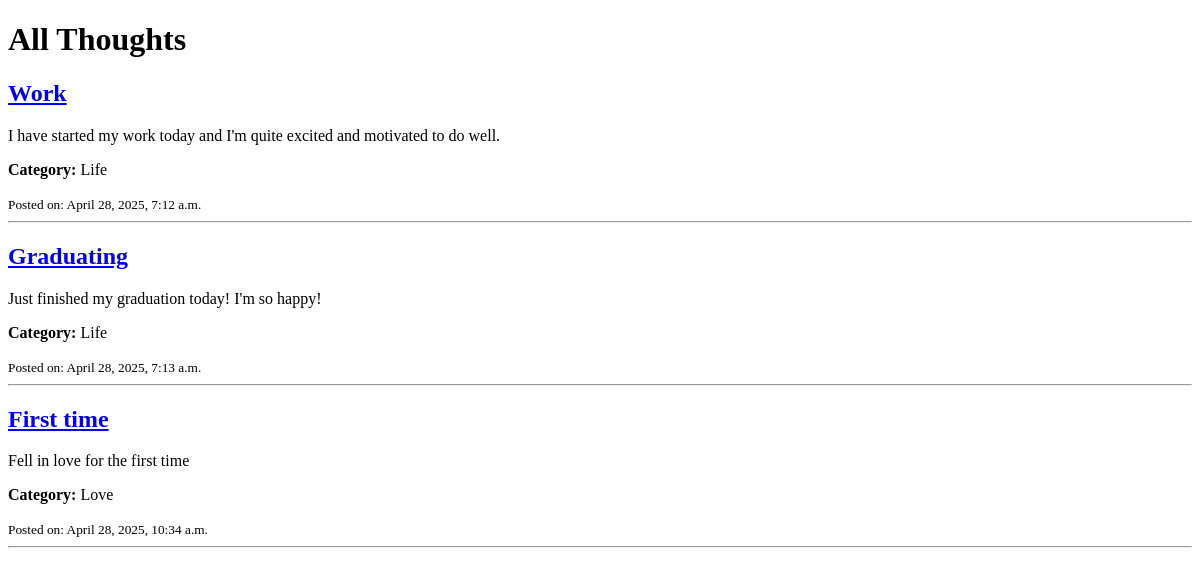
Page /home/ on the earlier database version.
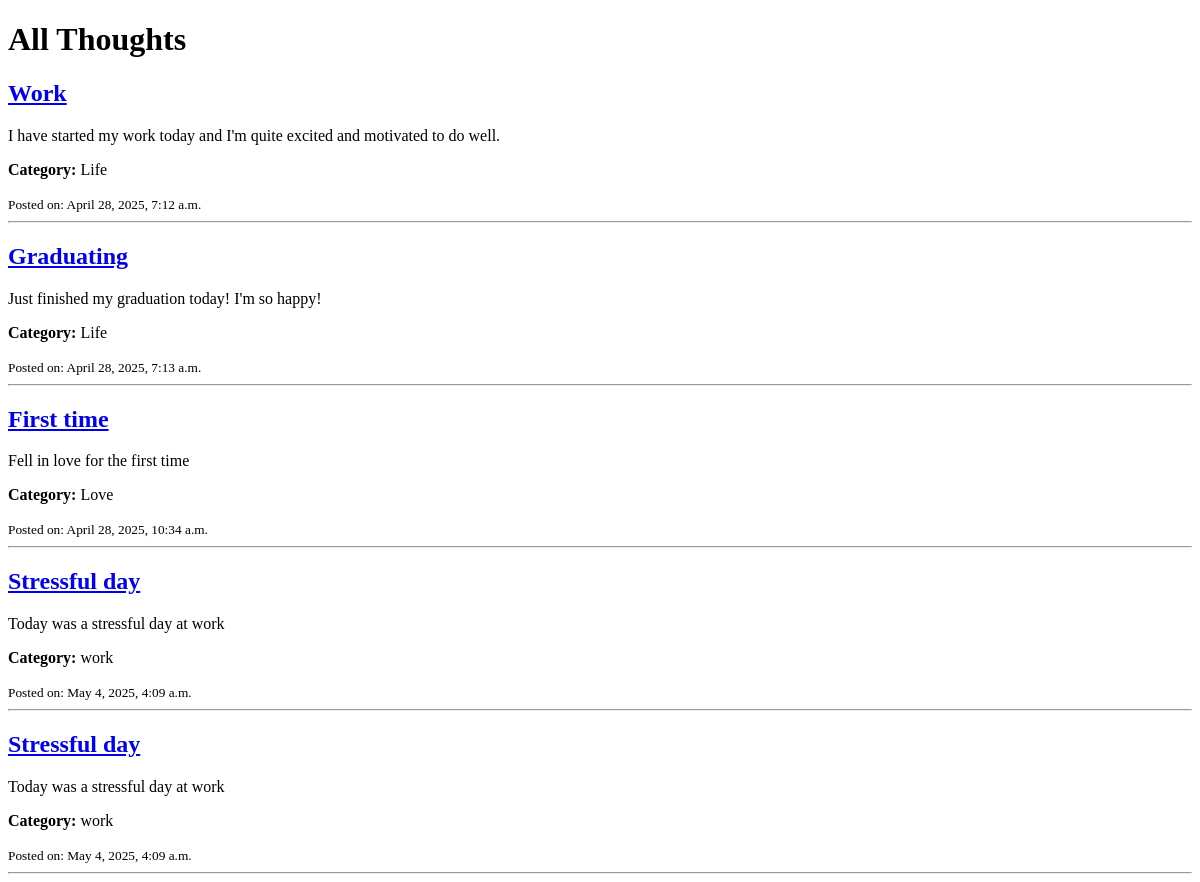
Same page on the later database version.
### post/models.py (models this page shows, shortened)
class Thoughts(models.Model):
    title = models.CharField(max_length=100)
    description = models.TextField(max_length=300)
    created_at = models.DateTimeField(auto_now_add=True)
    category = models.ForeignKey(Category, on_delete=models.CASCADE)

class Category(models.Model):
    name = models.CharField(max_length=100)

### post/views.py (the view)
# urls.py: path("home/", views.thoughts_list, name="thoughts"),
def thoughts_list(request):
    thoughts = Thoughts.objects.all()
    return render(request, "post/index.html", {'thoughts': thoughts})

### post/templates/post/index.html (shortened to what this page needs)
<!DOCTYPE html>
<html>
<head>
</head>
<body>
    <h1>All Thoughts</h1>
    {% for thought in thoughts %}
        <div>
            <h2><a href="{% url 'single' thought.id %}">{{ thought.title }}</a></h2>
            <p>{{ thought.description|truncatechars:100 }}</p>
            <p><strong>Category:</strong> {{ thought.category.name }}</p>
            <small>Posted on: {{ thought.created_at }}</small>
            <hr>
        </div>
    {% empty %}
        <p>No thoughts posted yet.</p>
    {% endfor %}
</body>
</html>

Differences in the rows shown:
added Thoughts: title "Stressful day", description "Today was a stressful day at work", category.name "work", created_at "May 4, 2025, 4:09 a.m."
added Thoughts: title "Stressful day", description "Today was a stressful day at work", category.name "work", created_at "May 4, 2025, 4:09 a.m."
